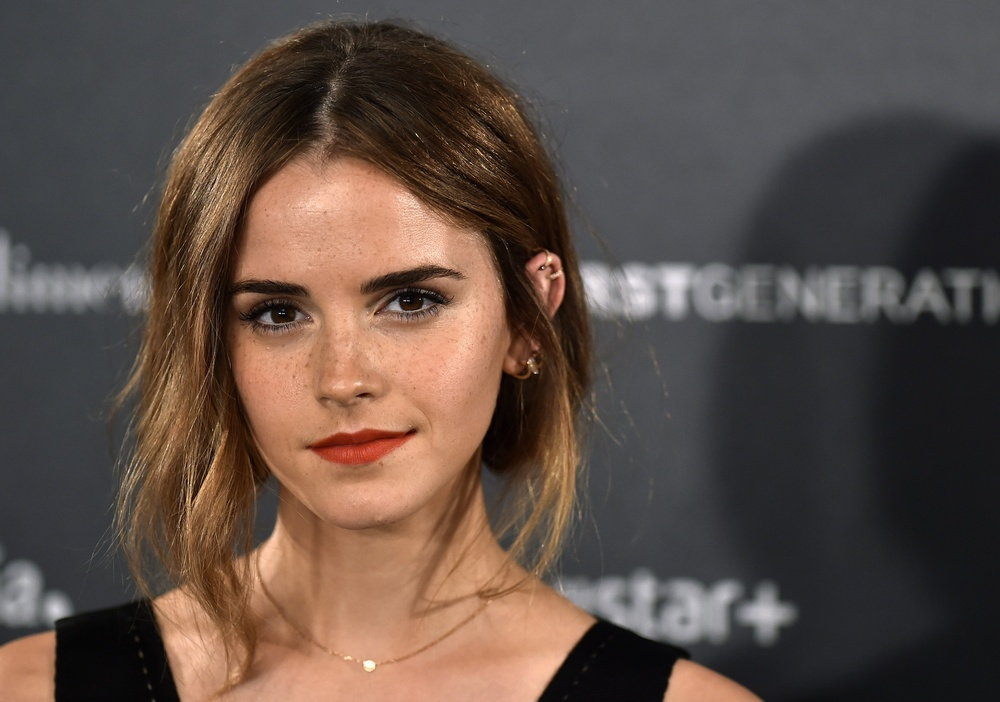
#> input picture deeppixel/face_rec/Face_detection/Sample_images/emma.jpg, 1000 x 702 px, shrunk from 3587 x 2519 before the run
$ python FaceDetection.py --img_path Sample_images/emma.jpg
#> lines starting #> are read from the running program, lines starting #| are printed output that depends on the picture; after the words box and inside, x2 and y2 are one past the last pixel; in counts of white or black regions, pixels touching at a corner belong together

from glob import glob
import matplotlib.pyplot as plt
import cv2
import os
import argparse

#Function to convert RBG images to Gray
def convertToGray(image):
	return cv2.cvtColor(image, cv2.COLOR_BGR2GRAY)

#Function to convert gray images to RGB
def convertToRGB(image):
	return cv2.cvtColor(image, cv2.COLOR_BGR2RGB)

def faceDetection(img_path, output_folder, scaleFactor = 1.1):
	#OpenCV provides pre-trained models for detecting various objects like car , etc . here we are using haar cascade file for face detection only
	#Loading harcascade classifier for frontal face
#> called with img_path = 'Sample_images/emma.jpg', scaleFactor = 1.1
	cascade = cv2.CascadeClassifier('haarcascade_frontalface_alt.xml')

	#Creating output folder if not present
	if output_folder and not os.path.isdir(output_folder):
	        os.mkdir(output_folder)

	image = cv2.imread(img_path)
#> image is the input picture: shape (702, 1000, 3); mean B, G, R 70.1, 78, 93.6

	#convert the image to gray scale as opencv face detector expects gray images
	gray_image = convertToGray(image)
#> in convertToGray, `return cv2.cvtColor(image, cv2.COLOR_BGR2GRAY)`:
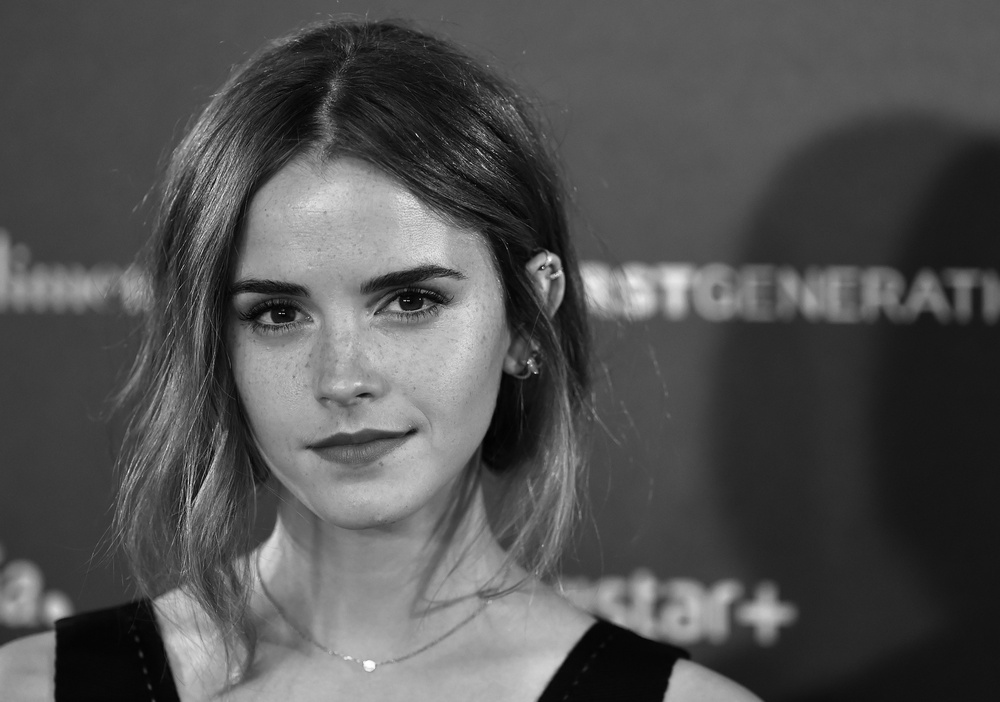
#> returned value: shape (702, 1000); min 0, max 255, mean 81.7

	# Applying the haar classifier to detect faces
	faces_rect = cascade.detectMultiScale(gray_image, scaleFactor=scaleFactor, minNeighbors=5)
#> faces_rect = [[177, 176, 342, 342]]
	number_of_faces = len(faces_rect)
#> number_of_faces = 1

	for (x, y, w, h) in faces_rect:
	       cv2.rectangle(image, (x, y), (x+w, y+h), (0, 0, 255), 5)
#> this loop made 1 pass
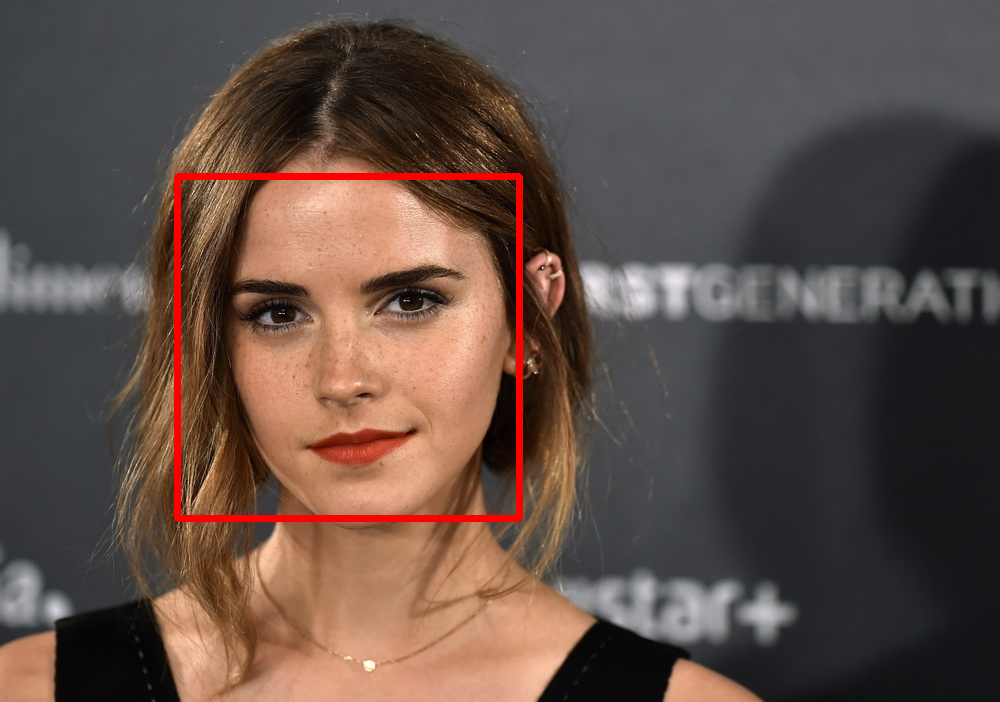
#> image: shape (702, 1000, 3); 1.36% of pixels changed, all inside (x1, y1, x2, y2) = (174, 173, 523, 522)

	#convert to RGB
	img = convertToRGB(image)

	#Save the image to output folder
	if output_folder:
		input_filename, ext = os.path.splitext(os.path.basename(img_path))
		filename = os.path.join(output_folder, input_filename.format(ext))
		fig = plt.figure()
		plt.imshow(img)
		print("Faces found: ", number_of_faces)
		plt.axis("off")
		plt.savefig(filename,bbox_inches = 'tight', pad_inches = 0)
		plt.close(fig)


def main():
	parser = argparse.ArgumentParser()
	parser.add_argument('-i', '--img_path', type=str, help='Path to the input image')
	parser.add_argument('-o', '--output_folder', type=str, default=None, help='Path where the output image will be stored')
	args = parser.parse_args()
	faceDetection(args.img_path, args.output_folder)
	os._exit(0)
#> (the program exits here)

$ run again, on deeppixel/face_rec/Face_detection/Sample_images/run2.jpeg
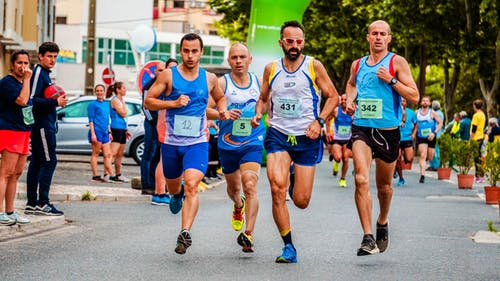
#> input picture deeppixel/face_rec/Face_detection/Sample_images/run2.jpeg, 500 x 281 px
#> in faceDetection, image is the input picture: shape (281, 500, 3); mean B, G, R 117.3, 125.9, 131
#> in convertToGray, `return cv2.cvtColor(image, cv2.COLOR_BGR2GRAY)`:
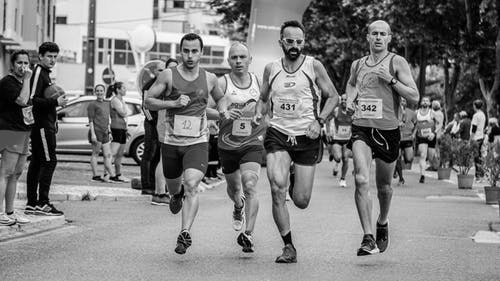
#> returned value: shape (281, 500); min 0, max 255, mean 126.5
#> faces_rect = [[366, 23, 26, 26], [178, 42, 26, 26], [226, 47, 25, 25], [281, 31, 26, 26]]
#> number_of_faces = 4
#> the loop in faceDetection, `for (x, y, w, h) in faces_rect:` made 4 passes
#> after the loop in faceDetection, `for (x, y, w, h) in faces_rect:`:
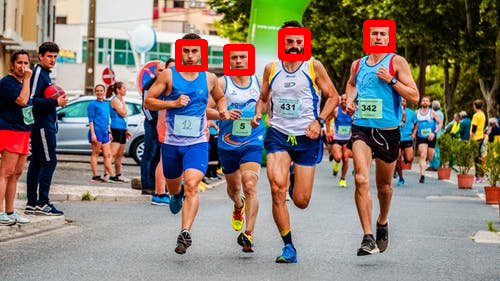
#> image: shape (281, 500, 3); 2% of pixels changed, all inside (x1, y1, x2, y2) = (175, 20, 396, 76)

$ run again, on deeppixel/face_rec/Face_detection/Sample_images/running.jpeg
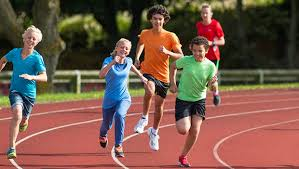
#> input picture deeppixel/face_rec/Face_detection/Sample_images/running.jpeg, 299 x 169 px
#> in faceDetection, image is the input picture: shape (169, 299, 3); mean B, G, R 74.8, 88.9, 120.7
#> in convertToGray, `return cv2.cvtColor(image, cv2.COLOR_BGR2GRAY)`:
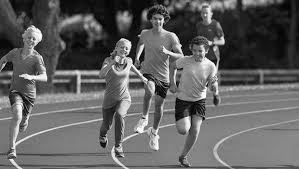
#> returned value: shape (169, 299); min 0, max 255, mean 96.8
#> faces_rect = ()
#> number_of_faces = 0
